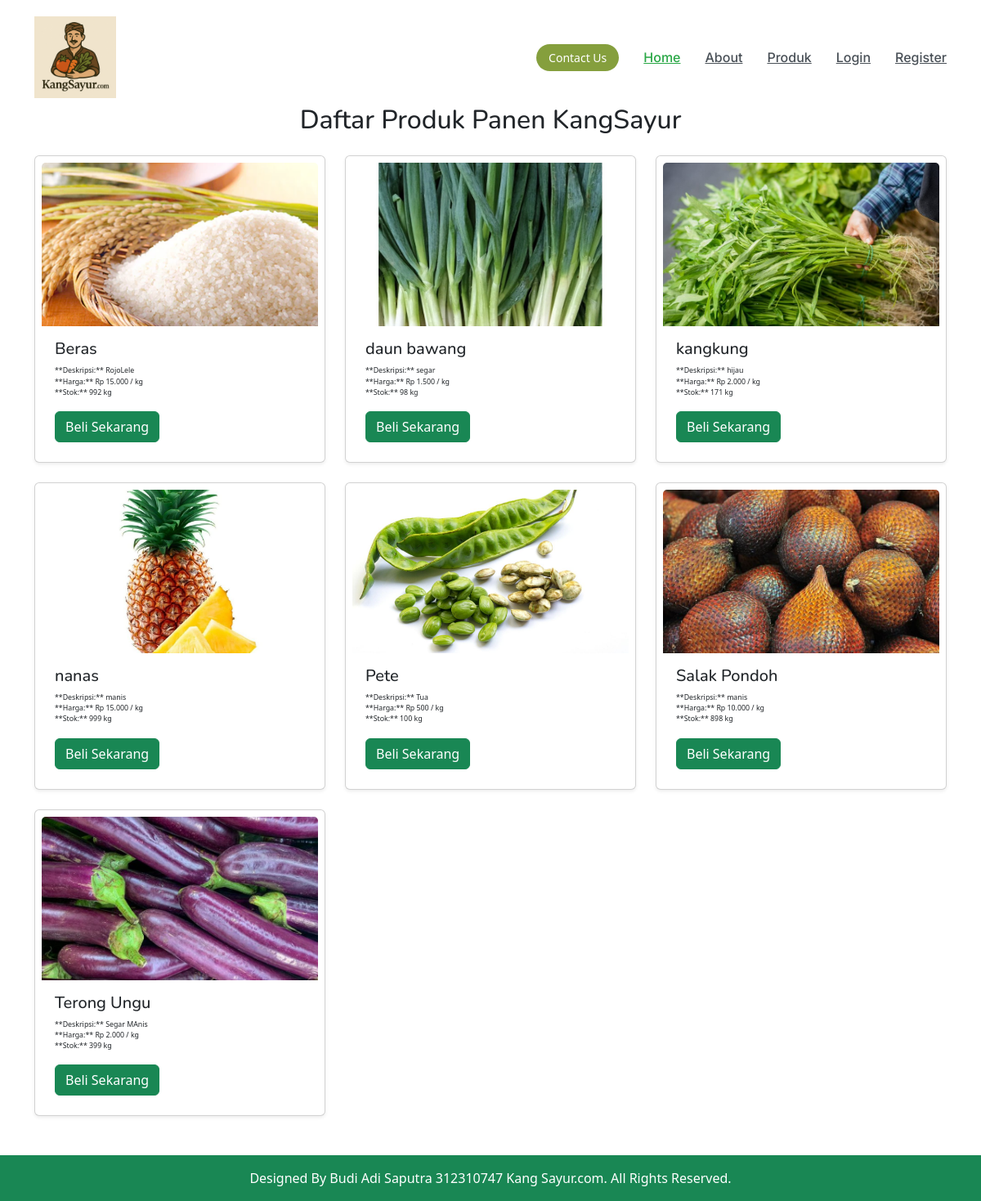
/sayuran/produk/produk.php, run on the app's committed database.
### tables this page shows
CREATE TABLE `produk` (
  `id` int(11) NOT NULL,
  `name` varchar(255) NOT NULL,
  `description` text DEFAULT NULL,
  `price` decimal(10,2) NOT NULL,
  `stock` int(11) NOT NULL DEFAULT 0,
  `category_id` int(11) DEFAULT NULL,
  `seller_id` int(11) DEFAULT NULL,
  `image_url` varchar(255) DEFAULT NULL,
  `created_at` timestamp NOT NULL DEFAULT current_timestamp(),
  `status_persetujuan` enum('pending','approved','rejected') DEFAULT 'pending' COMMENT 'Status persetujuan produk oleh admin'
);

### sayuran/produk/produk.php (the view, shortened to what this page needs)
<?php
$products = [];
try {
    $pdo = get_pdo_connection();
    $stmt = $pdo->prepare("SELECT id, name, description, price, stock, image_url FROM produk WHERE status_persetujuan = 'approved' ORDER BY name ASC");
    $stmt->execute();
    $products = $stmt->fetchAll(PDO::FETCH_ASSOC);
} catch (PDOException $e) {
    $error_message = "Terjadi kesalahan saat mengambil data produk: " . $e->getMessage();
}
include_once __DIR__ . '/../include/header.php';
?>
<div class="container mt-5">
    <h2 class="text-center mb-4">Daftar Produk Panen KangSayur</h2>
    <?php if (empty($products)): ?>
        <div class="alert alert-info text-center" role="alert">
            Belum ada produk yang tersedia saat ini.
        </div>
    <?php else: ?>
        <div class="row row-cols-1 row-cols-md-3 g-4">
            <?php foreach ($products as $product): ?>
                <div class="col">
                    <div class="card h-100 shadow-sm p-2" style="font-size: 0.55rem;">
                        <a href="detail_produk.php?id=<?php echo htmlspecialchars($product['id']); ?>">
                            <?php if (!empty($product['image_url'])): ?>
                                <img src="/sayuran/<?php echo htmlspecialchars($product['image_url']); ?>" class="card-img-top" alt="<?php echo htmlspecialchars($product['name']); ?>" style="height: 200px; object-fit: cover;">
                            <?php else: ?>
                                <img src="/sayuran/assets/img/no_image.png" class="card-img-top" alt="Gambar Tidak Tersedia" style="height: 100px; object-fit: cover;">
                            <?php endif; ?>
                        </a>
                        <div class="card-body">
                            <h5 class="card-title">
                                <a href="detail_produk.php?id=<?php echo htmlspecialchars($product['id']); ?>" class="text-decoration-none text-dark">
                                    <?php echo htmlspecialchars($product['name']); ?>
                                </a>
                            </h5>
                            <p class="card-text">
                                **Deskripsi:** <?php echo htmlspecialchars($product['description']); ?><br>
                                **Harga:** Rp <?php echo number_format($product['price'], 0, ',', '.'); ?> / kg<br>
                                **Stok:** <?php echo htmlspecialchars($product['stock']); ?> kg
                            </p>
                            <?php if ($product['stock'] > 0): ?>
                                <a href="beli_produk.php?id=<?php echo htmlspecialchars($product['id']); ?>" class="btn btn-success">Beli Sekarang</a>
                            <?php else: ?>
                                <button class="btn btn-secondary" disabled>Stok Habis</button>
                            <?php endif; ?>
                        </div>
                    </div>
                </div>
            <?php endforeach; ?>
        </div>
    <?php endif; ?>
</div>
<?php
include_once __DIR__ . '/../include/footer.php';
?>

### sayuran/include/header.php (shortened to what this page needs)
<?php
$base_url = "http://localhost:8080/sayuran/";
?>
<!DOCTYPE html>
<html lang="en">
<head>
    <link href="<?php echo $base_url; ?>assets/vendor/bootstrap-icons/bootstrap-icons.css" rel="stylesheet">
    <link href="<?php echo $base_url; ?>assets/css/main.css" rel="stylesheet">
    <link href="https://cdn.jsdelivr.net/npm/bootstrap@5.3.3/dist/css/bootstrap.min.css" rel="stylesheet">
    <link rel="stylesheet" href="https://cdn.datatables.net/1.11.5/css/jquery.dataTables.min.css">
    <link rel="stylesheet" href="https://cdnjs.cloudflare.com/ajax/libs/font-awesome/5.15.4/css/all.min.css">
</head>
<body class="index-page">
<header id="header" class="header d-flex align-items-center fixed-top">
    <div class="container-fluid container-xl position-relative d-flex align-items-center justify-content-between">
        <a href="<?php echo $base_url; ?>index.php" class="logo d-flex align-items-center me-auto">
            <img src="<?php echo $base_url; ?>assets/img/kangsayur.png" alt="KangSayur Logo">
        </a>
        <nav id="navmenu" class="navmenu">
            <ul>
                <li><a href="<?php echo $base_url; ?>index.php" class="active">Home</a></li>
                <li><a href="<?php echo $base_url; ?>include/about.php">About</a></li>
                <li><a href="<?php echo $base_url; ?>produk/produk.php">Produk</a></li>
                <?php if (isset($_SESSION['user_id'])): ?>
                    <li><a href="<?php echo $base_url; ?>profile.php"><i class="fas fa-user"></i> Profile</a></li>
                    <li><a href="<?php echo $base_url; ?>login/logout.php">Logout</a></li>
                <?php else: ?>
                    <li><a href="<?php echo $base_url; ?>login/login.php">Login</a></li>
                    <li><a href="<?php echo $base_url; ?>register.php">Register</a></li>
                <?php endif; ?>
            </ul>
        </nav>
        <a class="btn-getstarted" href="<?php echo $base_url; ?>contact.php">Contact Us</a>
    </div>
</header>
<main>

### sayuran/include/footer.php (shortened to what this page needs)
    </main>
    <footer class="bg-success text-white text-center py-3 mt-5">
        <div class="container">
           <p class="mb-0">Designed By <span style="color: white;">Budi Adi Saputra 312310747</span> Kang Sayur.com. All Rights Reserved.</p>
        </div>
    </footer>
    </body>
</html>

### sayuran/assets/css/main.css (style rules this page uses)
:root { --default-font: "Roboto", system-ui, -apple-system, "Segoe UI", Roboto, "Helvetica Neue", Arial, "Noto Sans", "Liberation Sans", sans-serif, "Apple Color Emoji", "Segoe UI Emoji", "Segoe UI Symbol", "Noto Color Emoji"; --heading-font: "Nunito", sans-serif; --nav-font: "Inter", sans-serif; }
:root { --background-color: #ffffff; --default-color: #31511E; --heading-color: #88C273; --accent-color: #859F3D; --surface-color: #ffffff; --contrast-color: #ffffff; }
:root { --nav-color: #313336; --nav-hover-color: #859F3D; --nav-mobile-background-color: #ffffff; --nav-dropdown-background-color: #ffffff; --nav-dropdown-color: #313336; --nav-dropdown-hover-color: #859F3D; }
:root { scroll-behavior: smooth; }
body { color: var(--default-color); background-color: transparent; font-family: var(--default-font); padding-top: 80px; }
a { color: var(--accent-color); text-decoration: none; transition: 0.3s; }
h1, h2, h3, h4, h5, h6 { color: var(--heading-color); font-family: var(--heading-font); }
.header { color: var(--default-color); background-color: transparent; padding: 20px 0; transition: all 0.5s; z-index: 997; position: fixed; top: 0; left: 0; width: 100%; }
.header .logo { line-height: 1; }
.header .logo img { max-height: 100px; margin-right: 30px; }
.header .btn-getstarted, .header .btn-getstarted:focus { color: var(--contrast-color); background: var(--accent-color); font-size: 14px; padding: 8px 25px; margin: 0 0 0 30px; border-radius: 50px; transition: 0.3s; }
@media (max-width: 1200px) { .header .logo { order: 1; } }
@media (max-width: 1200px) { .header .btn-getstarted { order: 2; margin: 0 15px 0 0; padding: 6px 15px; } }
@media (max-width: 1200px) { .header .navmenu { order: 3; } }
.index-page .header { --background-color: rgba(255, 255, 255, 0); }
@media (min-width: 1200px) { .navmenu { padding: 0; } }
@media (min-width: 1200px) { .navmenu ul { margin: 0; padding: 0; display: flex; list-style: none; align-items: center; } }
@media (min-width: 1200px) { .navmenu li { position: relative; } }
@media (min-width: 1200px) { .navmenu a, .navmenu a:focus { color: var(--nav-color); padding: 18px 15px; font-size: 16px; font-family: var(--nav-font); font-weight: 400; display: flex; align-items: center; justify-content: space-between; white-space: nowrap; transition: 0.3s; } }
@media (min-width: 1200px) { .navmenu li:last-child a { padding-right: 0; } }
@media (min-width: 1200px) { .navmenu li:hover>a, .navmenu .active, .navmenu .active:focus { color: var(--nav-hover-color); } }

### data on the page
produk: image_url (picture), name "Beras", description "RojoLele", price "15.000", stock "992"
produk: image_url (picture), name "daun bawang", description "segar", price "1.500", stock "98"
produk: image_url+name (picture), name "kangkung", description "hijau", price "2.000", stock "171"
produk: image_url (picture), name "nanas", description "manis", price "15.000", stock "999"
produk: image_url (picture), name "Pete", description "Tua", price "500", stock "100"
produk: image_url (picture), name "Salak Pondoh", description "manis", price "10.000", stock "898"
produk: image_url (picture), name "Terong Ungu", description "Segar MAnis", price "2.000", stock "399"
